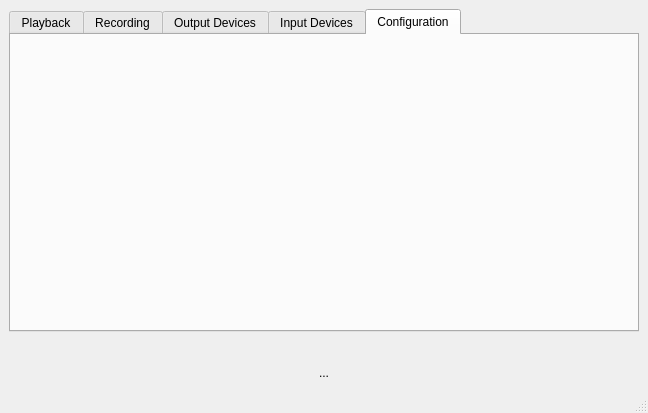
<?xml version="1.0" encoding="UTF-8"?>
<ui version="4.0">
 <class>MainWindow</class>
 <widget class="QMainWindow" name="MainWindow">
  <property name="geometry">
   <rect>
    <x>0</x>
    <y>0</y>
    <width>648</width>
    <height>413</height>
   </rect>
  </property>
  <property name="windowTitle">
   <string>MainWindow</string>
  </property>
  <widget class="QWidget" name="centralwidget">
   <layout class="QVBoxLayout" name="verticalLayout_2">
    <item>
     <layout class="QVBoxLayout" name="verticalLayout">
      <property name="spacing">
       <number>32</number>
      </property>
      <property name="rightMargin">
       <number>0</number>
      </property>
      <item>
       <widget class="QTabWidget" name="notebook">
        <property name="currentIndex">
         <number>4</number>
        </property>
        <widget class="QWidget" name="tab">
         <attribute name="title">
          <string>Playback</string>
         </attribute>
         <widget class="QScrollArea" name="scrollArea">
          <property name="geometry">
           <rect>
            <x>10</x>
            <y>20</y>
            <width>591</width>
            <height>101</height>
           </rect>
          </property>
          <property name="widgetResizable">
           <bool>true</bool>
          </property>
          <widget class="QWidget" name="scrollAreaWidgetContents">
           <property name="geometry">
            <rect>
             <x>0</x>
             <y>0</y>
             <width>589</width>
             <height>99</height>
            </rect>
           </property>
          </widget>
         </widget>
         <widget class="QLabel" name="label">
          <property name="geometry">
           <rect>
            <x>30</x>
            <y>200</y>
            <width>64</width>
            <height>18</height>
           </rect>
          </property>
          <property name="text">
           <string>TextLabel</string>
          </property>
         </widget>
         <widget class="QComboBox" name="comboBox">
          <property name="geometry">
           <rect>
            <x>430</x>
            <y>200</y>
            <width>161</width>
            <height>32</height>
           </rect>
          </property>
         </widget>
        </widget>
        <widget class="QWidget" name="tab_2">
         <attribute name="title">
          <string>Recording</string>
         </attribute>
        </widget>
        <widget class="QWidget" name="tab_3">
         <attribute name="title">
          <string>Output Devices</string>
         </attribute>
        </widget>
        <widget class="QWidget" name="tab_4">
         <attribute name="title">
          <string>Input Devices</string>
         </attribute>
        </widget>
        <widget class="QWidget" name="tab_5">
         <attribute name="title">
          <string>Configuration</string>
         </attribute>
        </widget>
       </widget>
      </item>
      <item>
       <widget class="QLabel" name="connectingLabel">
        <property name="enabled">
         <bool>true</bool>
        </property>
        <property name="minimumSize">
         <size>
          <width>609</width>
          <height>18</height>
         </size>
        </property>
        <property name="text">
         <string>...</string>
        </property>
        <property name="alignment">
         <set>Qt::AlignCenter</set>
        </property>
        <property name="margin">
         <number>17</number>
        </property>
       </widget>
      </item>
     </layout>
    </item>
   </layout>
  </widget>
  <widget class="QMenuBar" name="menubar">
   <property name="geometry">
    <rect>
     <x>0</x>
     <y>0</y>
     <width>648</width>
     <height>23</height>
    </rect>
   </property>
  </widget>
  <widget class="QStatusBar" name="statusbar"/>
 </widget>
 <resources/>
 <connections/>
</ui>
